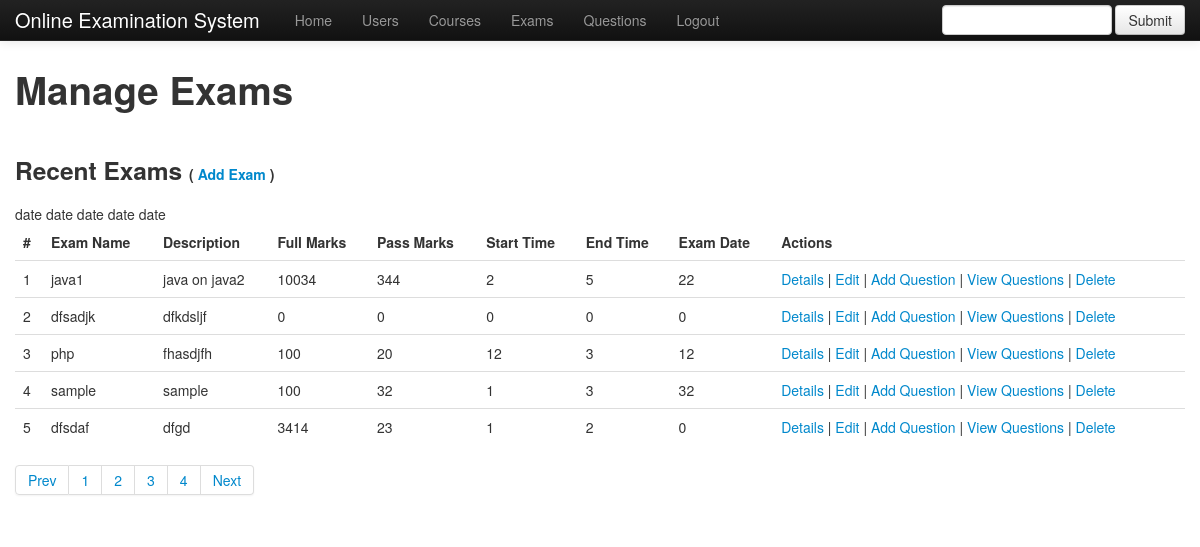
The page /project/design/back/exams.php on the database its author committed.
### tables this page shows
CREATE TABLE IF NOT EXISTS `exam` (
  `id` int(11) NOT NULL AUTO_INCREMENT,
  `name` varchar(45) NOT NULL,
  `description` varchar(200) DEFAULT NULL,
  `full_marks` int(11) NOT NULL,
  `pass_marks` int(11) NOT NULL,
  `start_time` int(11) NOT NULL,
  `end_time` int(11) NOT NULL,
  `date` int(11) DEFAULT NULL,
  `created_at` int(11) DEFAULT NULL,
  `course_id` int(11) NOT NULL,
  PRIMARY KEY (`id`)
);

### project/design/back/exams.php (the view, shortened to what this page needs)
<!DOCTYPE html>
<html lang="en">
  <head>
    <link href="assets/css/bootstrap.css" rel="stylesheet">
    <link href="assets/css/bootstrap-responsive.css" rel="stylesheet">
  </head>
  <body>
<?php
			   include "nav.php";
  ?>
    <div class="container">
      <h1>Manage Exams</h1>
	  <br/>
	  <h3>Recent Exams <span style="font-size:14px;">(<a href="exam_add.php"> Add Exam </a>)</span></h3>
		<?php
					$sql = "select * from exam";
					$result = mysql_query($sql);
					if (mysql_num_rows ($result) > 0 ) {
				?>
	  <table class="table table-hover">
              <thead>
                <tr>
                  <th>#</th>
                  <th>Exam Name</th>
				  <th>Description</th>
				  <th>Full Marks</th>
				  <th>Pass Marks</th>
				  <th>Start Time</th>
				  <th>End Time</th>
                  <th>Exam Date</th>
				  <th>Actions</th>
                </tr>
              </thead>
               <tbody>
               <?php
					while(($row = mysql_fetch_assoc($result))!=0)
						{
							$count++;
				?>
				<tr>
                  <td><?php echo $count;?></td>
                  <td><?php echo $row['name'];?></td>
				  <td><?php echo $row['description'];?></td>
				  <td><?php echo $row['full_marks'];?></td>
				  <td><?php echo $row['pass_marks'];?></td>
				  <td><?php echo $row['start_time'];?></td>
				  <td><?php echo $row['end_time'];?></td>
				  <td><?php echo $row['date'];?></td>date
				  <td><a href="exam.php">Details</a> | <a href="exam_edit.php?id=<?php echo $coursename['id']; ?>&examid=<?php echo $row['id'];?>">Edit</a> |
				  <a href="question_add.php?examid=<?php echo $row['id'];?>">Add Question</a> |  <a href="question.php?examid=<?php echo $row['id'];?>">View Questions</a> |
				  <a onclick="return confirm('Are you sure you want to delete?')"  href="actions/exam_add.php?action=delete&course_id=<?php echo $coursename['id']; ?>&examid=<?php echo $row['id'];?>">Delete</a></td>
                </tr>
				<?php } ?>
              </tbody>
              </table>
	  <div class="pagination">
  <ul>
    <li><a href="#">Prev</a></li>
    <li><a href="#">1</a></li>
    <li><a href="#">2</a></li>
    <li><a href="#">3</a></li>
    <li><a href="#">4</a></li>
    <li><a href="#">Next</a></li>
  </ul>
</div>
	  	  <?php } else  { ?>
			No exams found.
		  <?php }  ?>
    </div>
  </body>
</html>

### project/design/back/exams.php (style rules this page uses)
body { padding-top: 60px; }

### rows shown on the page
exam: name "java1", description "java on java2", full_marks "10034", pass_marks "344", start_time "2", end_time "5", date "22"
exam: name "dfsadjk", description "dfkdsljf", full_marks "0", pass_marks "0", start_time "0", end_time "0", date "0"
exam: name "php", description "fhasdjfh", full_marks "100", pass_marks "20", start_time "12", end_time "3", date "12"
exam: name "sample", description "sample", full_marks "100", pass_marks "32", start_time "1", end_time "3", date "32"
exam: name "dfsdaf", description "dfgd", full_marks "3414", pass_marks "23", start_time "1", end_time "2", date "0"
